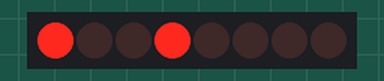
Simulated run of this program. Board: Arduino Uno, built with avr-gcc and run on an emulated ATmega328P. On the bench: 8 shift-register outputs drawn as a row of LEDs (first output left, lit = HIGH). Wiring (inferred from the names in the program): shift register (74HC595): data pin 11; shift clock pin 8; latch pin 12. Wiring (inferred from the signals the program sends): row of LEDs: on Q0, Q1, Q2, Q3, Q4, Q5, Q6, Q7.

Above: at 0.5 s.
At 1.5 s:
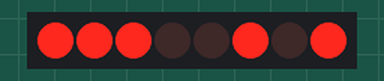
At 2.5 s:
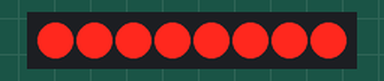
At 3.15 s:
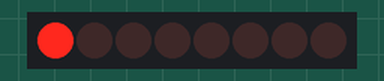
At 3.65 s:
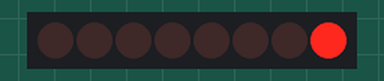
At 4.75 s:
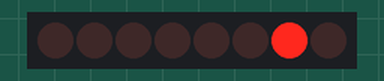
Timing chart, 0 to 6.2 s (numbered marks = the images above):
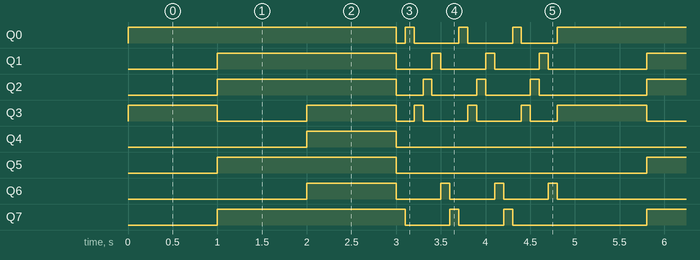

Measured:
- by itself, Q0: repeats every 4.8 s: LOW 0.10 s, 2 × (HIGH 0.10 s, LOW 0.50 s), HIGH 0.10 s, LOW 0.40 s, HIGH 3.0 s
- by itself, Q1: repeats every 4.8 s: LOW 0.40 s, 2 × (HIGH 0.10 s, LOW 0.50 s), HIGH 0.10 s, LOW 1.1 s, HIGH 2.0 s
- by itself, Q2: repeats every 4.8 s: LOW 0.30 s, 2 × (HIGH 0.10 s, LOW 0.50 s), HIGH 0.10 s, LOW 1.2 s, HIGH 2.0 s
- by itself, Q3: repeats every 4.8 s: LOW 1.0 s, HIGH 1.0 s, LOW 0.20 s, 2 × (HIGH 0.10 s, LOW 0.50 s), HIGH 0.10 s, LOW 0.30 s, HIGH 1.0 s
- by itself, Q4: alternates HIGH for 1.0 s and LOW for 3.8 s
- by itself, Q5: alternates HIGH for 2.0 s and LOW for 2.8 s
- by itself, Q6: repeats every 4.8 s: 3 × (LOW 0.50 s, HIGH 0.10 s), LOW 2.0 s, HIGH 1.0 s
- by itself, Q7: repeats every 4.8 s: 2 × (LOW 0.50 s, HIGH 0.10 s), LOW 1.5 s, HIGH 2.1 s

The program:

main.cpp
```cpp
// Load in our dependencies
#include "Arduino.h"

// Define our constants
const int CLOCK_PIN = 8;
const int DATA_PIN = 11;
const int LATCH_PIN = 12;

const int A_VALUE = 0b10000000;
const int B_VALUE = 0b00000001;
const int C_VALUE = 0b00001000;
const int D_VALUE = 0b00000100;
const int E_VALUE = 0b00000010;
const int F_VALUE = 0b01000000;
const int G_VALUE = 0b00100000;
const int DECIMAL_VALUE = 0b00010000;

char HORIZ_CHAR = '-';
char VERT_CHAR = '|';
char DECIMAL_CHAR = '.';
char ONE_DRAWING[5][4] = {
  "   ",
  "  |",
  "   ",
  "  |",
  "   ",
};
char TWO_DRAWING[5][4] = {
  " - ",
  "  |",
  " - ",
  "|  ",
  " - ",
};
char TWO_DECIMAL_DRAWING[5][4] = {
  " - ",
  "  |",
  " - ",
  "|  ",
  " -.",
};
char EIGHT_DECIMAL_DRAWING[5][4] = {
  " - ",
  "| |",
  " - ",
  "| |",
  " -.",
};
char LOOP_SEQUENCE_DRAWINGS[6][5][4] = {
  {
    " - ",
    "   ",
    "   ",
    "   ",
    "   ",
  },
  {
    "   ",
    "  |",
    "   ",
    "   ",
    "   ",
  },
  {
    "   ",
    "   ",
    "   ",
    "  |",
    "   ",
  },
  {
    "   ",
    "   ",
    "   ",
    "   ",
    " - ",
  },
  {
    "   ",
    "   ",
    "   ",
    "|  ",
    "   ",
  },
  {
    "   ",
    "|  ",
    "   ",
    "   ",
    "   ",
  },
};

// Define helper logic
void drawingWrite(char drawing[5][4]) {
  // Calculate our drawing value
  char drawing_val = 0b00000000;

  // Clockwise outer loop first
  if (drawing[0][1] == HORIZ_CHAR) { drawing_val |= A_VALUE; }
  if (drawing[1][2] == VERT_CHAR) { drawing_val |= B_VALUE; }
  if (drawing[3][2] == VERT_CHAR) { drawing_val |= C_VALUE; }
  if (drawing[4][1] == HORIZ_CHAR) { drawing_val |= D_VALUE; }
  if (drawing[3][0] == VERT_CHAR) { drawing_val |= E_VALUE; }
  if (drawing[1][0] == VERT_CHAR) { drawing_val |= F_VALUE; }

  // Horizontal line and decimal second
  if (drawing[2][1] == HORIZ_CHAR) { drawing_val |= G_VALUE; }
  if (drawing[4][2] == DECIMAL_CHAR) { drawing_val |= DECIMAL_VALUE; }

  // Signal to IC that we are writing data
  digitalWrite(LATCH_PIN, LOW);

  // Output our data
  // DEV: This uses a clock signal to move data along
  // DEV: MSBFIRST means most significant byte first which declares the order of our output
  //   i.e. 01111111 being output as 01111111 or 11111110
  shiftOut(DATA_PIN, CLOCK_PIN, MSBFIRST, drawing_val);

  // Signal to IC that we are done writing data
  digitalWrite(LATCH_PIN, HIGH);
}

// Define our main logic
void setup()
{
  // Configure our pins
  pinMode(CLOCK_PIN, OUTPUT);
  pinMode(DATA_PIN, OUTPUT);
  pinMode(LATCH_PIN, OUTPUT);
}

void loop()
{
  // Draw some numbers
  drawingWrite(ONE_DRAWING);
  delay(1000);
  drawingWrite(TWO_DRAWING);
  delay(1000);
  drawingWrite(EIGHT_DECIMAL_DRAWING);
  delay(1000);

  // Draw a looping sequence
  int loop_count = 3;
  int len = sizeof(LOOP_SEQUENCE_DRAWINGS)/sizeof(*LOOP_SEQUENCE_DRAWINGS);
  for (int i = 0; i < loop_count; i += 1) {
    for (int j = 0; j < len; j += 1) {
      drawingWrite(LOOP_SEQUENCE_DRAWINGS[j]);
      delay(100);
    }
  }
}
```
